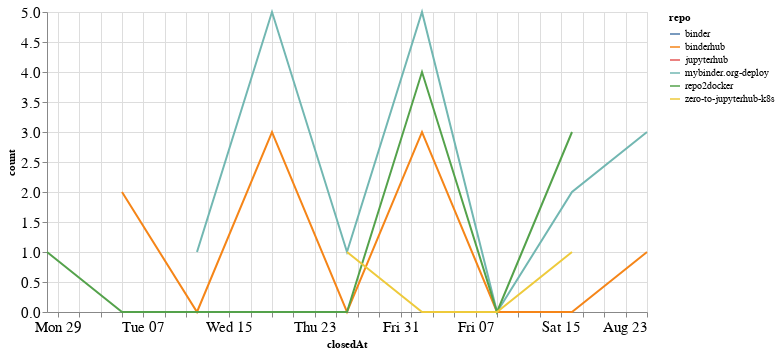

Notebook code cell kept with this figure:
### Code cell
closed_by_time = closed_by.groupby('repo').resample('W', on='closedAt').count()['author'].reset_index()
closed_by_time = closed_by_time.rename(columns={'author': 'count'})

alt.Chart(closed_by_time, width=600).mark_line().encode(
    x='closedAt',
    y='count',
    color='repo',
    tooltip="repo"
)

### Figure 1 — Vega-Lite specification as saved in the notebook (floating-point values rounded to 4 significant figures)
{"config": {"axisLeft": {"labelFontSize": 15}, "axisBottom": {"labelFontSize": 15}}, "data": {"name": "data-05aff92a0669264ead634386def20e8c"}, "mark": "line", "encoding": {"color": {"type": "nominal", "field": "repo"}, "tooltip": {"type": "nominal", "field": "repo"}, "x": {"type": "temporal", "field": "closedAt"}, "y": {"type": "quantitative", "field": "count"}}, "width": 600, "$schema": "https://vega.github.io/schema/vega-lite/v4.8.1.json", "datasets": {"data-05aff92a0669264ead634386def20e8c": [{"repo": "binder", "closedAt": "2020-07-26T00:00:00", "count": 1}, {"repo": "binderhub", "closedAt": "2020-07-05T00:00:00", "count": 2}, {"repo": "binderhub", "closedAt": "2020-07-12T00:00:00", "count": 0}, {"repo": "binderhub", "closedAt": "2020-07-19T00:00:00", "count": 3}, {"repo": "binderhub", "closedAt": "2020-07-26T00:00:00", "count": 0}, {"repo": "binderhub", "closedAt": "2020-08-02T00:00:00", "count": 3}, {"repo": "binderhub", "closedAt": "2020-08-09T00:00:00", "count": 0}, {"repo": "binderhub", "closedAt": "2020-08-16T00:00:00", "count": 0}, {"repo": "binderhub", "closedAt": "2020-08-23T00:00:00", "count": 1}, {"repo": "jupyterhub", "closedAt": "2020-08-16T00:00:00", "count": 1}, {"repo": "mybinder.org-deploy", "closedAt": "2020-07-12T00:00:00", "count": 1}, {"repo": "mybinder.org-deploy", "closedAt": "2020-07-19T00:00:00", "count": 5}, {"repo": "mybinder.org-deploy", "closedAt": "2020-07-26T00:00:00", "count": 1}, {"repo": "mybinder.org-deploy", "closedAt": "2020-08-02T00:00:00", "count": 5}, {"repo": "mybinder.org-deploy", "closedAt": "2020-08-09T00:00:00", "count": 0}, {"repo": "mybinder.org-deploy", "closedAt": "2020-08-16T00:00:00", "count": 2}, {"repo": "mybinder.org-deploy", "closedAt": "2020-08-23T00:00:00", "count": 3}, {"repo": "repo2docker", "closedAt": "2020-06-28T00:00:00", "count": 1}, {"repo": "repo2docker", "closedAt": "2020-07-05T00:00:00", "count": 0}, {"repo": "repo2docker", "closedAt": "2020-07-12T00:00:00", "count": 0}, {"repo": "repo2docker", "closedAt": "2020-07-19T00:00:00", "count": 0}, {"repo": "repo2docker", "closedAt": "2020-07-26T00:00:00", "count": 0}, {"repo": "repo2docker", "closedAt": "2020-08-02T00:00:00", "count": 4}, {"repo": "repo2docker", "closedAt": "2020-08-09T00:00:00", "count": 0}, {"repo": "repo2docker", "closedAt": "2020-08-16T00:00:00", "count": 3}, {"repo": "zero-to-jupyterhub-k8s", "closedAt": "2020-07-26T00:00:00", "count": 1}, {"repo": "zero-to-jupyterhub-k8s", "closedAt": "2020-08-02T00:00:00", "count": 0}, {"repo": "zero-to-jupyterhub-k8s", "closedAt": "2020-08-09T00:00:00", "count": 0}, {"repo": "zero-to-jupyterhub-k8s", "closedAt": "2020-08-16T00:00:00", "count": 1}]}}
